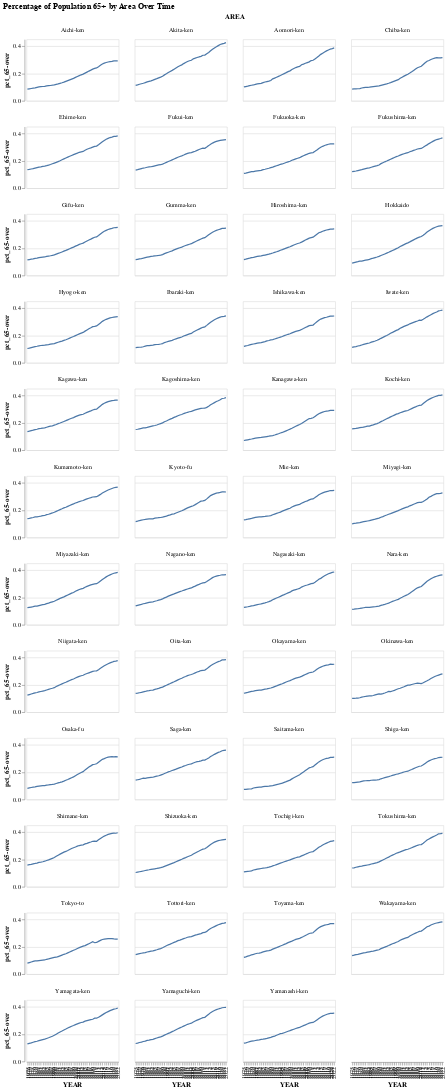

This figure's notebook cell:
### Code cell
base = alt.Chart(df).mark_line().encode(
    x='YEAR:O',
    y='pct_65-over:Q',
    tooltip=['AREA', 'YEAR', 'pct_65-over']
).properties(
    width=150,  # Set the width of each chart
    height=100  # Set the height of each chart
)

# Facet the chart into a grid where each AREA gets its own subplot
grid = base.facet(
    facet='AREA:N',  # Facet by AREA (each AREA gets a chart)
    columns=4  # Specify the number of columns in the grid
).properties(
    title='Percentage of Population 65+ by Area Over Time'
)  # Interactive zoom and pan

# Show the chart
grid

### Figure 1 — Vega-Lite specification as saved in the notebook (floating-point values rounded to 4 significant figures; data arrays with more than 128 entries replaced by an {"elided": "..."} marker saying what was removed)
{"config": {"view": {"continuousWidth": 300, "continuousHeight": 300}}, "data": {"name": "data-9b5534cd700e5e9f033629e32cf60fb7"}, "facet": {"field": "AREA", "type": "nominal"}, "spec": {"mark": {"type": "line"}, "encoding": {"tooltip": [{"field": "AREA", "type": "nominal"}, {"field": "YEAR", "type": "quantitative"}, {"field": "pct_65-over", "type": "quantitative"}], "x": {"field": "YEAR", "type": "ordinal"}, "y": {"field": "pct_65-over", "type": "quantitative"}}, "height": 100, "width": 150}, "columns": 4, "title": "Percentage of Population 65+ by Area Over Time", "$schema": "https://vega.github.io/schema/vega-lite/v5.16.3.json", "datasets": {"data-9b5534cd700e5e9f033629e32cf60fb7": {"elided": "2256 records"}}}
